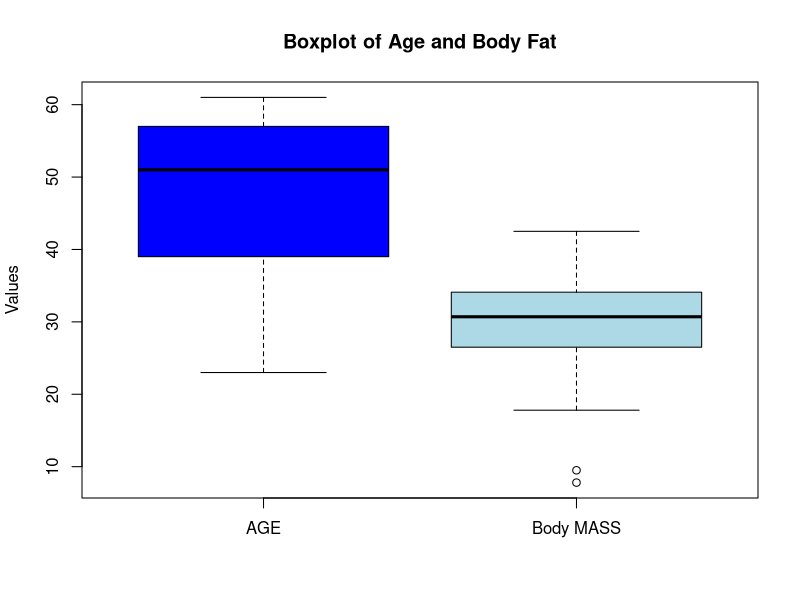

Write the R code that produced this figure.
age <- c(23, 23, 27, 27, 39, 41, 47, 49, 50, 52, 54, 54, 56, 57, 58, 58, 60, 61)
fat <- c(9.5, 26.5, 7.8, 17.8, 31.4, 25.9, 27.4, 27.2, 31.2, 34.6, 42.5, 28.8, 33.4, 30.2, 34.1, 32.9, 41.2, 35.7)

mode_age<- names(table(age))[table(age)==max(table(age))]
mean_age <- mean(age)
mean_fat <- mean(fat)
sd_fat <- sd(fat)
sd_age <- sd(age)

cat("Mean fat is:", mean_fat,"Mean age is : ",mean_age,"Mode age is : ",mode_age,"SD of age is : ",sd_age,"SD of fat is : ",sd_fat)

boxplot(age, fat,
        names = c("AGE", "Body MASS"),
        main = "Boxplot of Age and Body Fat",
        ylab = "Values",
        col = c("blue", "lightblue")
)
